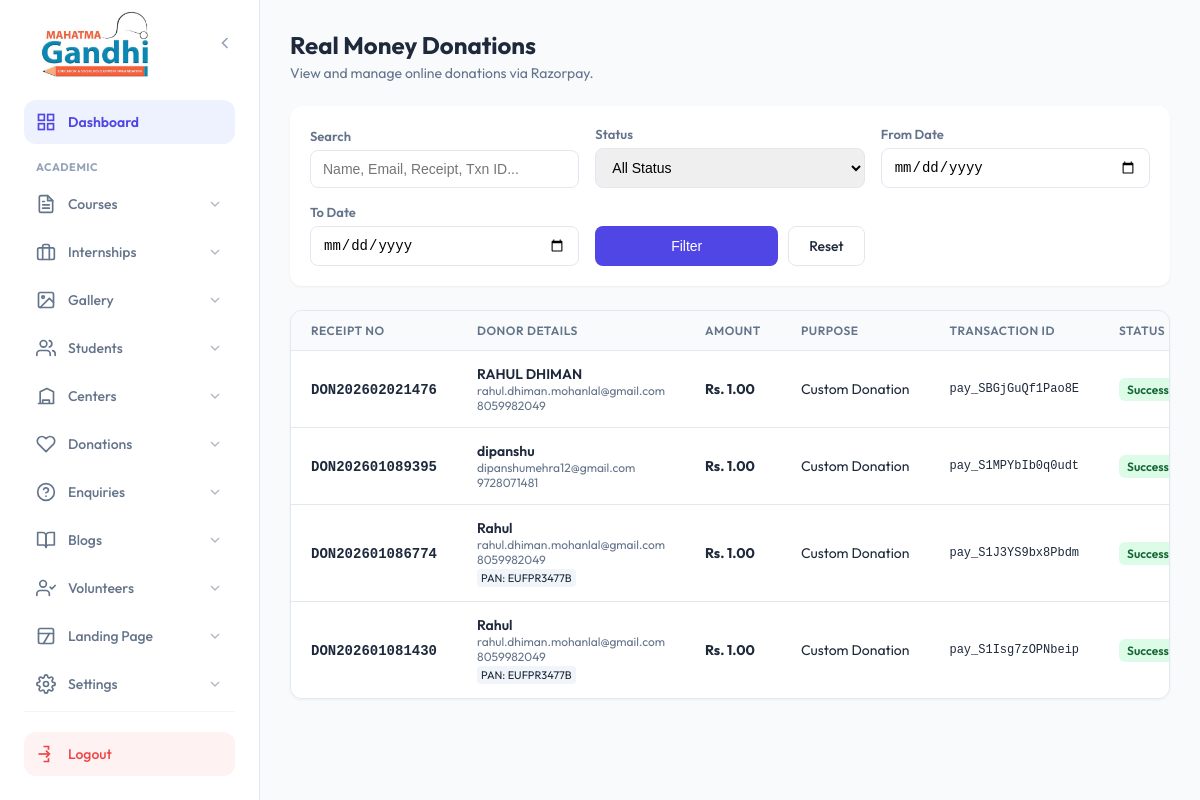
Screenshot of /admin/donations/index.php with the database file from the repository.
### tables this page shows
CREATE TABLE `donations` (
  `id` int(11) NOT NULL AUTO_INCREMENT,
  `full_name` varchar(100) NOT NULL,
  `email` varchar(100) NOT NULL,
  `mobile` varchar(20) NOT NULL,
  `pan_card` varchar(20) DEFAULT NULL,
  `address` text DEFAULT NULL,
  `amount` decimal(10,2) NOT NULL,
  `purpose` varchar(255) DEFAULT 'General Donation',
  `payment_id` varchar(100) DEFAULT NULL,
  `order_id` varchar(100) DEFAULT NULL,
  `status` varchar(50) DEFAULT 'pending',
  `receipt_no` varchar(50) DEFAULT NULL,
  `created_at` timestamp NULL DEFAULT current_timestamp(),
  PRIMARY KEY (`id`)
);

### admin/donations/index.php (the view, shortened to what this page needs)
<?php
$conn = getDbConnection();
$limit = 10;
$page = isset($_GET['page']) ? intval($_GET['page']) : 1;
$offset = ($page - 1) * $limit;
$where_clauses = ["1=1"];
$params = [];
$types = "";
$where_sql = implode(" AND ", $where_clauses);
$sql = "SELECT * FROM donations WHERE $where_sql ORDER BY created_at DESC LIMIT ?, ?";
$params[] = $offset;
$params[] = $limit;
$types .= "ii";
$stmt = $conn->prepare($sql);
if (!empty($params)) {
    $stmt->bind_param($types, ...$params);
}
$stmt->execute();
$result = $stmt->get_result();
?>
<!DOCTYPE html>
<html lang="en">
<head>
</head>
<body>
    <?php include __DIR__ . "/../sidebar.php"; ?>
    <main class="admin-content">
        <div class="admin-wrap">
            <div class="page-header">
                <div>
                    <h1 class="page-title">Real Money Donations</h1>
                    <p style="color:var(--muted); font-size:14px; margin-top:4px">View and manage online donations via Razorpay.</p>
                </div>
            </div>
            <div class="filter-card">
                <form method="GET" class="filter-form">
                    <div class="form-group">
                        <label>Search</label>
                        <input type="text" name="search" class="form-control" placeholder="Name, Email, Receipt, Txn ID..." value="<?php echo htmlspecialchars($_GET['search'] ?? ''); ?>">
                    </div>
                    <div class="form-group">
                        <label>Status</label>
                        <select name="status" class="form-control">
                            <option value="">All Status</option>
                        </select>
                    </div>
                    <div class="form-group">
                        <label>From Date</label>
                        <input type="date" name="from_date" class="form-control" value="<?php echo htmlspecialchars($_GET['from_date'] ?? ''); ?>">
                    </div>
                    <div class="form-group">
                        <label>To Date</label>
                        <input type="date" name="to_date" class="form-control" value="<?php echo htmlspecialchars($_GET['to_date'] ?? ''); ?>">
                    </div>
                    <div class="form-group" style="display:flex; gap:10px">
                        <button type="submit" class="btn btn-primary" style="flex:1">Filter</button>
                        <a href="index.php" class="btn btn-secondary">Reset</a>
                    </div>
                </form>
            </div>
            <div class="table-card">
                <table>
                    <thead>
                        <tr>
                            <th>Receipt No</th>
                            <th>Donor Details</th>
                            <th>Amount</th>
                            <th>Purpose</th>
                            <th>Transaction ID</th>
                            <th>Status</th>
                        </tr>
                    </thead>
                    <tbody>
                        <?php if ($result->num_rows > 0): ?>
                            <?php while($row = $result->fetch_assoc()): ?>
                                <tr>
                                    <td>
                                        <span style="font-family:monospace; font-weight:700; color:var(--text)"><?php echo htmlspecialchars($row['receipt_no']); ?></span>
                                    </td>
                                    <td>
                                        <div class="user-info">
                                            <span class="user-name"><?php echo htmlspecialchars($row['full_name']); ?></span>
                                            <span class="user-email"><?php echo htmlspecialchars($row['email']); ?></span>
                                            <span style="font-size:12px;color:var(--muted)"><?php echo htmlspecialchars($row['mobile']); ?></span>
                                            <?php if($row['pan_card']): ?>
                                                <span style="font-size:11px;color:var(--text); background:#f1f5f9; padding:2px 4px; border-radius:4px; width:fit-content; margin-top:2px">PAN: <?php echo htmlspecialchars($row['pan_card']); ?></span>
                                            <?php endif; ?>
                                        </div>
                                    </td>
                                    <td style="font-weight:700; color:var(--text)">
                                        Rs. <?php echo number_format($row['amount'], 2); ?>
                                    </td>
                                    <td><?php echo htmlspecialchars($row['purpose']); ?></td>
                                    <td style="font-size:12px; font-family:monospace;"><?php echo htmlspecialchars($row['payment_id']); ?></td>
                                    <td>
                                        <?php
                                            $status = strtolower($row['status']);
                                            $badgeClass = 'badge-pending';
                                            if($status == 'success') $badgeClass = 'badge-success';
                                        ?>
                                        <span class="badge <?php echo $badgeClass; ?>"><?php echo ucfirst($status); ?></span>
                                    </td>
                                </tr>
                            <?php endwhile; ?>
                        <?php else: ?>
                            <tr><td colspan="8" style="text-align:center;padding:40px;color:var(--muted)">No donations found.</td></tr>
                        <?php endif; ?>
                    </tbody>
                </table>
            </div>
        </div>
    </main>
</body>
</html>

### admin/donations/index.php (style rules this page uses)
:root { --active:#22c55e;--indigo:#4f46e5;--line:#e2e8f0;--text:#1e293b;--muted:#64748b;--bg:#f8fafc }
* { margin:0;padding:0;box-sizing:border-box }
body { font-family:'Outfit',system-ui,sans-serif;background:var(--bg);color:var(--text) }
.admin-content { margin-left:260px;min-height:100vh;padding:30px;transition:margin-left .3s ease }
.admin-wrap { max-width:1400px;margin:0 auto }
.page-header { display:flex;justify-content:space-between;align-items:center;margin-bottom:24px }
.page-title { font-size:24px;font-weight:700;color:var(--text) }
.table-card { background:#fff;border-radius:12px;overflow-x:auto;box-shadow:0 1px 3px rgba(0,0,0,0.05);border:1px solid var(--line) }
table { width:100%;border-collapse:collapse;font-size:14px;white-space:nowrap }
th { background:#f8fafc;padding:12px 20px;text-align:left;font-weight:600;color:var(--muted);border-bottom:1px solid var(--line);font-size:12px;text-transform:uppercase;letter-spacing:0.5px }
td { padding:14px 20px;border-bottom:1px solid var(--line);vertical-align:middle }
tr:last-child td { border-bottom:none }
.user-info { display:flex;flex-direction:column }
.user-name { font-weight:600;color:var(--text) }
.user-email { font-size:12px;color:var(--muted) }
.badge { padding:4px 8px;border-radius:6px;font-size:12px;font-weight:600;display:inline-block }
.badge-success { background:#dcfce7;color:#166534 }
.filter-card { background:#fff;padding:20px;border-radius:12px;box-shadow:0 1px 3px rgba(0,0,0,0.05);margin-bottom:24px }
.filter-form { display:grid;grid-template-columns:repeat(auto-fit, minmax(200px, 1fr));gap:16px;align-items:end }
.form-group label { display:block;font-size:13px;font-weight:600;margin-bottom:6px;color:var(--muted) }
.form-control { width:100%;padding:10px 12px;border:1px solid var(--line);border-radius:8px;font-size:14px;transition:all 0.2s }
.btn { padding:10px 20px;border-radius:8px;font-weight:500;text-decoration:none;display:inline-flex;align-items:center;justify-content:center;gap:8px;font-size:14px;border:none;cursor:pointer;transition:all 0.2s }
.btn-primary { background:var(--indigo);color:#fff }
.btn-secondary { background:#fff;border:1px solid var(--line);color:var(--text) }

### admin/sidebar.php (style rules this page uses)
:root { --admin-primary: #4f46e5; --admin-primary-dark: #3730a3; --admin-primary-soft: #eef2ff; --admin-hover-bg: #f5f3ff; --text-main: #1e293b; --text-light: #64748b; --sidebar-w: 260px; --transition: all 0.3s cubic-bezier(0.4, 0, 0.2, 1); --shadow-glow: 0 10px 15px -3px rgba(79, 70, 229, 0.2); }

### rows the page displays
donations: receipt_no "DON202602021476", full_name "RAHUL DHIMAN", email "rahul.dhiman.mohanlal@gmail.com", mobile "8059982049", amount "1.00", purpose "Custom Donation", payment "pay_SBGjGuQf1Pao8E", status "Success"
donations: receipt_no "DON202601089395", full_name "dipanshu", email "dipanshumehra12@gmail.com", mobile "9728071481", amount "1.00", purpose "Custom Donation", payment "pay_S1MPYbIb0q0udt", status "Success"
donations: receipt_no "DON202601086774", full_name "Rahul", email "rahul.dhiman.mohanlal@gmail.com", mobile "8059982049", pan_card "EUFPR3477B", amount "1.00", purpose "Custom Donation", payment "pay_S1J3YS9bx8Pbdm", status "Success"
donations: receipt_no "DON202601081430", full_name "Rahul", email "rahul.dhiman.mohanlal@gmail.com", mobile "8059982049", pan_card "EUFPR3477B", amount "1.00", purpose "Custom Donation", payment "pay_S1Isg7zOPNbeip", status "Success"
